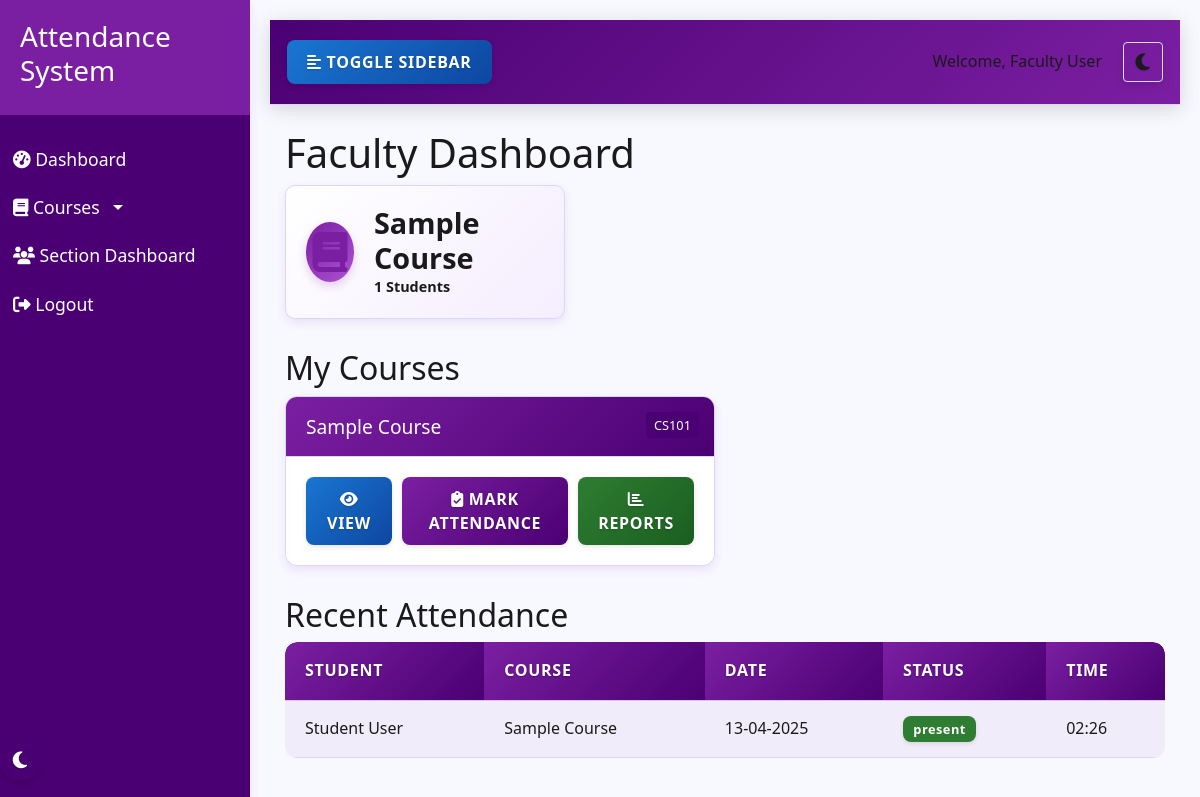
Screenshot of /faculty/dashboard (signed in) with the database file from the repository.
### models.py (models this page shows, shortened)
class User(db.Model, UserMixin):
    id = db.Column(db.Integer, primary_key=True)
    name = db.Column(db.String(100), nullable=False)
    email = db.Column(db.String(100), unique=True, nullable=False)
    password = db.Column(db.String(200), nullable=False)
    role = db.Column(db.String(20), nullable=False)  # 'admin', 'faculty', 'student'
    department = db.Column(db.String(100), nullable=True)
    profile_pic = db.Column(db.String(200), nullable=True)
    created_at = db.Column(db.DateTime, default=datetime.utcnow)
    attendances = db.relationship('Attendance', foreign_keys='Attendance.user_id', backref='user', lazy=True)
    marked_attendances = db.relationship('Attendance', foreign_keys='Attendance.marked_by', backref='marked_by_user', lazy=True)
    leave_requests = db.relationship('LeaveRequest', foreign_keys='LeaveRequest.user_id', backref='user', lazy=True)
    approved_leaves = db.relationship('LeaveRequest', foreign_keys='LeaveRequest.approved_by', backref='approved_by_user', lazy=True)
    student_sections = db.relationship('Section', secondary=section_students, backref=db.backref('students', lazy='dynamic'))
    teacher_sections = db.relationship('Section', secondary=section_teachers, backref=db.backref('teachers', lazy='dynamic'))

class Course(db.Model):
    id = db.Column(db.Integer, primary_key=True)
    name = db.Column(db.String(100), nullable=False)
    code = db.Column(db.String(20), unique=True, nullable=False)
    faculty_id = db.Column(db.Integer, db.ForeignKey('user.id'), nullable=False)
    created_at = db.Column(db.DateTime, default=datetime.utcnow)
    attendances = db.relationship('Attendance', backref='course', lazy=True)
    faculty = db.relationship('User', foreign_keys=[faculty_id], backref='courses')
    sections = db.relationship('Section', secondary=section_courses, backref=db.backref('courses', lazy='dynamic'))

class Attendance(db.Model):
    id = db.Column(db.Integer, primary_key=True)
    user_id = db.Column(db.Integer, db.ForeignKey('user.id'), nullable=False)
    course_id = db.Column(db.Integer, db.ForeignKey('course.id'), nullable=False)
    date = db.Column(db.Date, nullable=False)
    status = db.Column(db.String(20), nullable=False)  # 'present', 'absent', 'late'
    marked_by = db.Column(db.Integer, db.ForeignKey('user.id'), nullable=False)
    marked_at = db.Column(db.DateTime, default=datetime.utcnow)

### routes/faculty.py (the view)
@faculty_bp.route('/dashboard')
@login_required
def dashboard():
    if current_user.role != 'faculty':
        flash('Access denied. Faculty privileges required.', 'danger')
        return redirect(url_for('index'))
    courses = Course.query.filter_by(faculty_id=current_user.id).all()
    recent_attendance = Attendance.query.filter(
        Attendance.course_id.in_([course.id for course in courses])
    ).order_by(Attendance.marked_at.desc()).limit(10).all()
    course_stats = []
    for course in courses:
        student_count = Attendance.query.filter_by(course_id=course.id).distinct(Attendance.user_id).count()
        course_stats.append({
            'course': course,
            'student_count': student_count
        })
    return render_template('faculty/dashboard.html',
                          courses=courses,
                          recent_attendance=recent_attendance,
                          course_stats=course_stats)

### app.py (called while the page is built)
@login_manager.user_loader
def load_user(user_id):
    return User.query.get(int(user_id))

### templates/faculty/dashboard.html (shortened to what this page needs)
{% extends 'base.html' %}
{% block content %}
<div class="faculty-dashboard">
    <h1>Faculty Dashboard</h1>
    <div class="stats-container">
        {% for stat in course_stats %}
        <div class="stat-card">
            <div class="stat-icon">
                <i class="fas fa-book"></i>
            </div>
            <div class="stat-info">
                <h3>{{ stat.course.name }}</h3>
                <p class="stat-value">{{ stat.student_count }} Students</p>
            </div>
        </div>
        {% endfor %}
    </div>
    <div class="courses-section">
        <h2>My Courses</h2>
        <div class="course-cards">
            {% for course in courses %}
            <div class="course-card">
                <div class="course-header">
                    <h3>{{ course.name }}</h3>
                    <span class="course-code">{{ course.code }}</span>
                </div>
                <div class="course-actions">
                    <a href="{{ url_for('faculty.view_course', course_id=course.id) }}" class="btn btn-info">
                        <i class="fas fa-eye"></i> View
                    </a>
                    <a href="{{ url_for('faculty.mark_attendance', course_id=course.id) }}" class="btn btn-primary">
                        <i class="fas fa-clipboard-check"></i> Mark Attendance
                    </a>
                    <a href="{{ url_for('faculty.reports', course_id=course.id) }}" class="btn btn-success">
                        <i class="fas fa-chart-bar"></i> Reports
                    </a>
                </div>
            </div>
            {% endfor %}
        </div>
    </div>
    <div class="recent-activity">
        <h2>Recent Attendance</h2>
        <div class="table-responsive">
            <table class="table">
                <thead>
                    <tr>
                        <th>Student</th>
                        <th>Course</th>
                        <th>Date</th>
                        <th>Status</th>
                        <th>Time</th>
                    </tr>
                </thead>
                <tbody>
                    {% for attendance in recent_attendance %}
                    <tr>
                        <td>{{ attendance.user.name }}</td>
                        <td>{{ attendance.course.name }}</td>
                        <td>{{ attendance.date.strftime('%d-%m-%Y') }}</td>
                        <td>
                            <span class="badge {% if attendance.status == 'present' %}badge-success{% elif attendance.status == 'absent' %}badge-danger{% else %}badge-warning{% endif %}">
                                {{ attendance.status }}
                            </span>
                        </td>
                        <td>{{ attendance.marked_at.strftime('%H:%M') }}</td>
                    </tr>
                    {% endfor %}
                </tbody>
            </table>
        </div>
    </div>
</div>
{% endblock %}

### templates/base.html (shortened to what this page needs)
<!DOCTYPE html>
<html lang="en">
<head>
    <link rel="stylesheet" href="https://cdn.jsdelivr.net/npm/bootstrap@5.3.0/dist/css/bootstrap.min.css">
    <link rel="stylesheet" href="{{ url_for('static', filename='css/style.css') }}">
    <link rel="stylesheet" href="{{ url_for('static', filename='css/themes.css') }}">
    <link rel="stylesheet" href="{{ url_for('static', filename='css/dark-mode-fixes.css') }}">
    <link rel="stylesheet" href="{{ url_for('static', filename='css/button-fixes.css') }}">
    <link rel="stylesheet" href="{{ url_for('static', filename='css/table-fixes.css') }}">
    <link rel="stylesheet" href="https://cdnjs.cloudflare.com/ajax/libs/font-awesome/6.4.0/css/all.min.css">
</head>
<body>
    <div class="wrapper">
        {% if current_user.is_authenticated %}
        <nav class="sidebar">
            <div class="sidebar-header">
                <h3>Attendance System</h3>
            </div>
            <ul class="list-unstyled components">
                {% if current_user.role == 'admin' %}
                <li>
                    <a href="{{ url_for('admin.dashboard') }}"><i class="fas fa-tachometer-alt"></i> Dashboard</a>
                </li>
                <li>
                    <a href="{{ url_for('admin.manage_users') }}"><i class="fas fa-users"></i> Manage Users</a>
                </li>
                <li>
                    <a href="{{ url_for('admin.manage_courses') }}"><i class="fas fa-book"></i> Manage Courses</a>
                </li>
                <li>
                    <a href="{{ url_for('admin.manage_sections') }}"><i class="fas fa-layer-group"></i> Manage Sections</a>
                </li>
                <li>
                    <a href="{{ url_for('section.dashboard') }}"><i class="fas fa-users"></i> Section Dashboard</a>
                </li>
                <li>
                    <a href="{{ url_for('admin.reports') }}"><i class="fas fa-chart-bar"></i> Reports</a>
                </li>
                <li>
                    <a href="{{ url_for('admin.manage_leaves') }}"><i class="fas fa-calendar-alt"></i> Leave Requests</a>
                </li>
                {% elif current_user.role == 'faculty' %}
                <li>
                    <a href="{{ url_for('faculty.dashboard') }}"><i class="fas fa-tachometer-alt"></i> Dashboard</a>
                </li>
                <li>
                    <a href="javascript:void(0)" class="dropdown-toggle" id="courseDropdown">
                        <i class="fas fa-book"></i> Courses
                    </a>
                </li>
                <li>
                    <a href="{{ url_for('section.dashboard') }}"><i class="fas fa-users"></i> Section Dashboard</a>
                </li>
                {% endif %}
                <li>
                    <a href="{{ url_for('logout') }}"><i class="fas fa-sign-out-alt"></i> Logout</a>
                </li>
            </ul>
            <div class="theme-toggle">
                <button class="theme-toggle-btn" aria-label="Toggle Dark Mode">
                </button>
            </div>
        </nav>
        {% endif %}
        <div id="content" class="{% if current_user.is_authenticated %}with-sidebar{% endif %}">
            {% if current_user.is_authenticated %}
            <nav class="navbar navbar-expand-lg navbar-light bg-light">
                <div class="container-fluid">
                    <button type="button" id="sidebarCollapse" class="btn btn-info">
                        <i class="fas fa-align-left"></i>
                        <span>Toggle Sidebar</span>
                    </button>
                    <div class="d-flex align-items-center">
                        <div class="user-info me-3">
                            <span>Welcome, {{ current_user.name }}</span>
                        </div>
                        <div class="theme-toggle-navbar">
                            <button class="theme-toggle-btn btn btn-sm btn-outline-secondary" aria-label="Toggle Dark Mode">
                            </button>
                        </div>
                    </div>
                </div>
            </nav>
            {% endif %}
            <div class="container mt-4">
                {% block content %}{% endblock %}
            </div>
        </div>
    </div>
</body>
</html>

### static/css/themes.css (style rules this page uses)
[data-theme="light"] { --primary-color: #7b1fa2; --primary-light: #ae52d4; --primary-dark: #4a0072; --accent-color: #ff5722; --text-light: #ffffff; --text-dark: #1a1a1a; --text-primary: #7b1fa2; --text-secondary: #5c6bc0; --background-light: #f8f8ff; --background-dark: #121212; --card-bg-light: #ffffff; --card-bg-dark: #1e1e1e; --border-color-light: #d8d8ff; --border-color-dark: #333333; --shadow-light: 0 4px 10px rgba(123, 31, 162, 0.1); --shadow-dark: 0 4px 10px rgba(0, 0, 0, 0.3); --success-color: #2e7d32; --warning-color: #f57c00; --danger-color: #d32f2f; --info-color: #1976d2; --navbar-bg: #f0e6ff; --input-bg: #ffffff; --input-text: #1a1a1a; --input-border: #d8d8ff; --modal-bg: #ffffff; --dropdown-bg: #ffffff; --dropdown-text: #1a1a1a; --dropdown-hover: #f0e6ff; --table-header-bg: #7b1fa2; --table-header-text: #ffffff; --table-stripe-bg: rgba(123, 31, 162, 0.05); --table-hover-bg: rgba(123, 31, 162, 0.1); --table-border-color: rgba(123, 31, 162, 0.2); --btn-default-bg: #f0e6ff; --btn-default-text: #1a1a1a; --btn-primary-bg: #7b1fa2; --btn-primary-text: #ffffff; --btn-secondary-bg: #5c6bc0; --btn-secondary-text: #ffffff; --btn-success-bg: #2e7d32; --btn-success-text: #ffffff; --btn-danger-bg: #d32f2f; --btn-danger-text: #ffffff; --btn-info-bg: #1976d2; --btn-info-text: #ffffff; --btn-warning-bg: #f57c00; --btn-warning-text: #ffffff; }
body { background-color: var(--background-light); color: var(--text-dark); transition: background-color 0.3s ease, color 0.3s ease; }
.card, .stat-card, .course-card, .feature-card, .login-card { background-color: var(--card-bg-light); border-color: var(--border-color-light); transition: background-color 0.3s ease, border-color 0.3s ease, box-shadow 0.3s ease; }
.navbar { background-color: var(--navbar-bg) !important; border-color: var(--border-color-light); transition: background-color 0.3s ease, border-color 0.3s ease; }
.table { color: var(--text-dark); transition: color 0.3s ease; }
.table td { color: var(--text-dark); }
.table th, .table td { border-color: var(--border-color-light); transition: border-color 0.3s ease; }
.table thead th { background-color: var(--table-header-bg); transition: background-color 0.3s ease; }
.table tbody tr:nth-of-type(odd) { background-color: var(--table-stripe-bg); transition: background-color 0.3s ease; }
.sidebar { background: var(--primary-dark); transition: background-color 0.3s ease; }
.sidebar .sidebar-header { background: var(--primary-color); transition: background-color 0.3s ease; }
.stat-info h3 { color: var(--text-dark); transition: color 0.3s ease; }
.btn-primary { background-color: var(--btn-primary-bg); border-color: var(--btn-primary-bg); color: var(--btn-primary-text); }
.btn-success { background-color: var(--btn-success-bg); border-color: var(--btn-success-bg); color: var(--btn-success-text); }
.btn-info { background-color: var(--btn-info-bg); border-color: var(--btn-info-bg); color: var(--btn-info-text); }
.badge-success { background-color: var(--success-color); color: var(--text-light); }
a { color: var(--primary-color); transition: color 0.3s ease; }

### static/css/table-fixes.css (style rules this page uses)
.table { margin-bottom: 0 !important; background-color: transparent !important; font-family: 'Segoe UI', Roboto, 'Helvetica Neue', Arial, sans-serif; }
.table thead th { background: linear-gradient(135deg, var(--primary-color), var(--primary-dark)); color: var(--table-header-text); font-weight: 600; text-transform: uppercase; letter-spacing: 0.7px; padding: 16px 20px; border: none; text-shadow: 0 1px 2px rgba(0, 0, 0, 0.3); }
.table thead th:first-child { border-top-left-radius: 12px; }
.table thead th:last-child { border-top-right-radius: 12px; }
.table td { border-top: 1px solid var(--table-border-color); padding: 15px 20px; vertical-align: middle; background-color: transparent !important; font-weight: 500; }
.table tbody tr:nth-of-type(odd) { background-color: var(--table-stripe-bg); }
.table td .badge { padding: 0.5em 0.8em; font-weight: 600; letter-spacing: 0.5px; }
.table-responsive { border-radius: 12px; overflow: hidden; }

### rows the page displays
User: name "Faculty User"
Course: course.name "Sample Course", name "Sample Course", code "CS101"
Attendance: user.name "Student User", course.name "Sample Course", date "13-04-2025", status "present", marked_at "02:26"

### other values shown
{{ stat.student_count }} "1"
